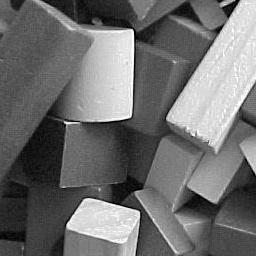
#> input picture sample_Images/blocks.tif, 256 x 256 px
$ python 4_2.py
#> lines starting #> are read from the running program, lines starting #| are printed output that depends on the picture
from skimage import io
import matplotlib.pyplot as plt
import numpy as np

fig = plt.figure()

co = io.imread('sample_Images/blocks.tif')
#> co is the input picture: shape (256, 256); min 0, max 255, mean 110.3
cf = np.float32(co)
a = fig.add_subplot(231)
a.title.set_text('original')
io.imshow(np.uint8(cf))

cp = np.ubyte(np.clip((cf+128), 0, 255))
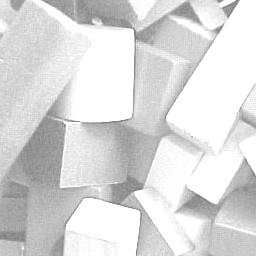
#> cp: shape (256, 256); min 128, max 255, mean 218.1
a = fig.add_subplot(232)
a.title.set_text('+128')
io.imshow(cp)


cp = np.ubyte(np.clip((cf-128), 0, 255))
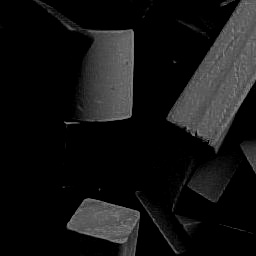
#> cp: shape (256, 256); min 0, max 127, mean 20
a = fig.add_subplot(233)
a.title.set_text('-128')
io.imshow(cp)

cp = np.ubyte(np.clip((cf*0.5), 0, 255))
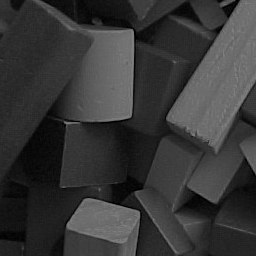
#> cp: shape (256, 256); min 0, max 127, mean 54.9
a = fig.add_subplot(234)
a.title.set_text('x*0.5')
io.imshow(np.uint8(cp))

cp = np.ubyte(np.clip((cf*2), 0, 255))
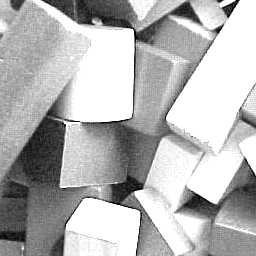
#> cp: shape (256, 256); min 0, max 255, mean 180.4
a = fig.add_subplot(235)
a.title.set_text('x*2')
io.imshow(cp)


cp = np.ubyte(np.clip((cf*0.5+128), 0, 255))
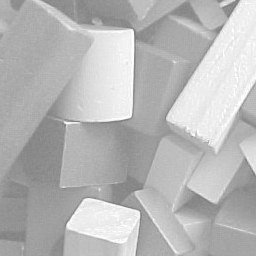
#> cp: shape (256, 256); min 128, max 255, mean 182.9
a = fig.add_subplot(236)
a.title.set_text('x*0.5+128')
io.imshow(cp)

io.show()

$ run again, with sample_Images/arch.tif copied over sample_Images/blocks.tif
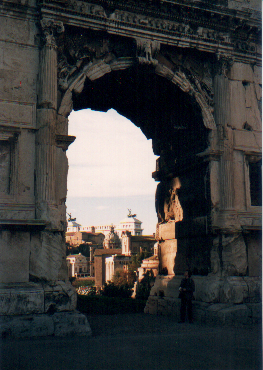
#> input picture sample_Images/arch.tif, 263 x 370 px
#> co is the input picture: shape (370, 263, 3); mean R, G, B 62.6, 62.6, 62.2
#> `cp = np.ubyte(np.clip((cf*2), 0, 255))`:
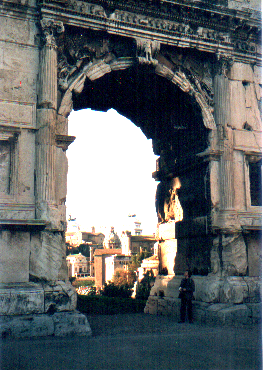
#> cp: shape (370, 263, 3); mean R, G, B 98.4, 103.1, 104.5
#> `cp = np.ubyte(np.clip((cf*0.5+128), 0, 255))`:
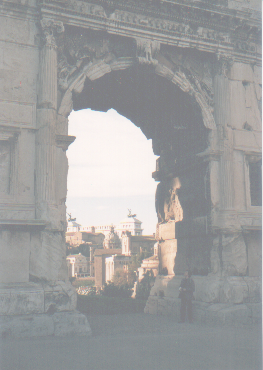
#> cp: shape (370, 263, 3); mean R, G, B 159.1, 159.1, 158.9

$ run again, with sample_Images/board.tif copied over sample_Images/blocks.tif
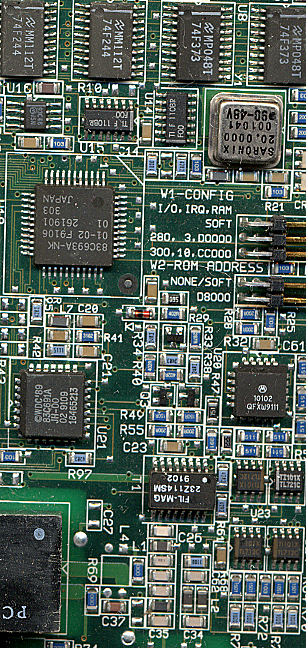
#> input picture sample_Images/board.tif, 306 x 648 px
#> co is the input picture: shape (648, 306, 3); mean R, G, B 84.2, 99, 89.1
#> `cp = np.ubyte(np.clip((cf*2), 0, 255))`:
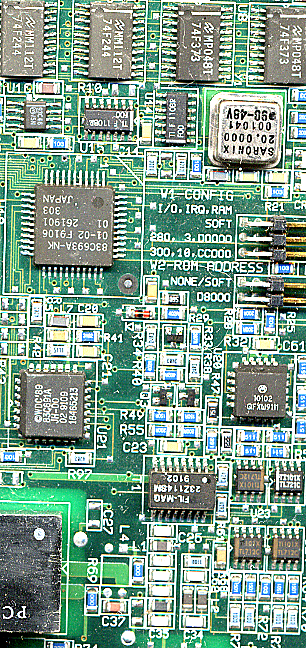
#> cp: shape (648, 306, 3); mean R, G, B 128.1, 158.7, 141.3
#> `cp = np.ubyte(np.clip((cf*0.5+128), 0, 255))`:
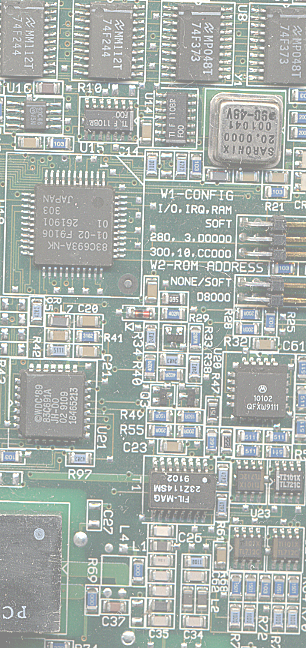
#> cp: shape (648, 306, 3); mean R, G, B 169.8, 177.3, 172.3
